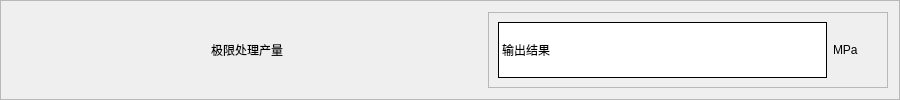
                         <widget class="QFrame" name="frame_58">
                          <property name="sizePolicy">
                           <sizepolicy hsizetype="Expanding" vsizetype="Preferred">
                            <horstretch>0</horstretch>
                            <verstretch>0</verstretch>
                           </sizepolicy>
                          </property>
                          <property name="minimumSize">
                           <size>
                            <width>900</width>
                            <height>0</height>
                           </size>
                          </property>
                          <property name="maximumSize">
                           <size>
                            <width>16777215</width>
                            <height>16777215</height>
                           </size>
                          </property>
                          <property name="frameShape">
                           <enum>QFrame::StyledPanel</enum>
                          </property>
                          <property name="frameShadow">
                           <enum>QFrame::Raised</enum>
                          </property>
                          <layout class="QHBoxLayout" name="horizontalLayout_62">
                           <item>
                            <widget class="QLabel" name="label_121">
                             <property name="minimumSize">
                              <size>
                               <width>150</width>
                               <height>0</height>
                              </size>
                             </property>
                             <property name="maximumSize">
                              <size>
                               <width>16777215</width>
                               <height>16777215</height>
                              </size>
                             </property>
                             <property name="styleSheet">
                              <string notr="true">font: 20pt &quot;黑体&quot;; </string>
                             </property>
                             <property name="text">
                              <string>极限处理产量</string>
                             </property>
                             <property name="alignment">
                              <set>Qt::AlignCenter</set>
                             </property>
                            </widget>
                           </item>
                           <item>
                            <widget class="QFrame" name="frame_63">
                             <property name="maximumSize">
                              <size>
                               <width>400</width>
                               <height>16777215</height>
                              </size>
                             </property>
                             <property name="frameShape">
                              <enum>QFrame::StyledPanel</enum>
                             </property>
                             <property name="frameShadow">
                              <enum>QFrame::Raised</enum>
                             </property>
                             <layout class="QHBoxLayout" name="horizontalLayout_63">
                              <item>
                               <widget class="QLabel" name="Qd">
                                <property name="minimumSize">
                                 <size>
                                  <width>0</width>
                                  <height>50</height>
                                 </size>
                                </property>
                                <property name="styleSheet">
                                 <string notr="true">font: 75 12pt &quot;宋体&quot;;
border-bottom: 1px solid rgb(0,0,0);

border:1px inset;
background-color: rgb(255, 255, 255);</string>
                                </property>
                                <property name="text">
                                 <string>输出结果</string>
                                </property>
                               </widget>
                              </item>
                              <item>
                               <widget class="QLabel" name="label_124">
                                <property name="maximumSize">
                                 <size>
                                  <width>45</width>
                                  <height>16777215</height>
                                 </size>
                                </property>
                                <property name="styleSheet">
                                 <string notr="true">
font: 12pt &quot;Times New Roman&quot;;</string>
                                </property>
                                <property name="text">
                                 <string>MPa</string>
                                </property>
                               </widget>
                              </item>
                             </layout>
                            </widget>
                           </item>
                          </layout>
                         </widget>
